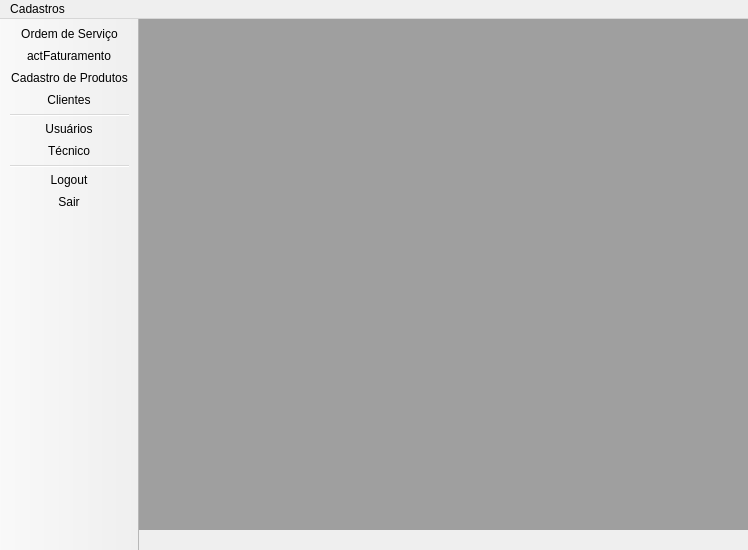
<?xml version="1.0" encoding="UTF-8"?>
<ui version="4.0">
 <class>MainMenu</class>
 <widget class="QMainWindow" name="MainMenu">
  <property name="geometry">
   <rect>
    <x>0</x>
    <y>0</y>
    <width>748</width>
    <height>550</height>
   </rect>
  </property>
  <property name="windowTitle">
   <string>Sistema de Estoque</string>
  </property>
  <property name="windowIcon">
   <iconset resource="../resource/icons.qrc">
    <normaloff>:/imagens/icons/1493109010_inventory-maintenance.png</normaloff>:/imagens/icons/1493109010_inventory-maintenance.png</iconset>
  </property>
  <property name="styleSheet">
   <string notr="true"/>
  </property>
  <widget class="QWidget" name="centralWidget">
   <property name="styleSheet">
    <string notr="true"/>
   </property>
   <widget class="QMdiArea" name="mdiArea">
    <property name="geometry">
     <rect>
      <x>0</x>
      <y>0</y>
      <width>751</width>
      <height>511</height>
     </rect>
    </property>
    <property name="styleSheet">
     <string notr="true"/>
    </property>
   </widget>
  </widget>
  <widget class="QMenuBar" name="menuBar">
   <property name="geometry">
    <rect>
     <x>0</x>
     <y>0</y>
     <width>748</width>
     <height>20</height>
    </rect>
   </property>
   <property name="nativeMenuBar">
    <bool>true</bool>
   </property>
   <widget class="QMenu" name="menuCadastros">
    <property name="title">
     <string>Cadastros</string>
    </property>
    <addaction name="actUser"/>
    <addaction name="actProd"/>
    <addaction name="actTec"/>
   </widget>
   <addaction name="menuCadastros"/>
  </widget>
  <widget class="QToolBar" name="mainToolBar">
   <property name="movable">
    <bool>false</bool>
   </property>
   <property name="iconSize">
    <size>
     <width>48</width>
     <height>48</height>
    </size>
   </property>
   <property name="floatable">
    <bool>false</bool>
   </property>
   <attribute name="toolBarArea">
    <enum>LeftToolBarArea</enum>
   </attribute>
   <attribute name="toolBarBreak">
    <bool>false</bool>
   </attribute>
   <addaction name="actOs"/>
   <addaction name="actionactFaturamento"/>
   <addaction name="actProd"/>
   <addaction name="actClie"/>
   <addaction name="separator"/>
   <addaction name="actUser"/>
   <addaction name="actTec"/>
   <addaction name="separator"/>
   <addaction name="actLogout"/>
   <addaction name="actSair"/>
  </widget>
  <action name="actUser">
   <property name="icon">
    <iconset resource="../resource/icons.qrc">
     <normaloff>:/imagens/icons/acessoclientes.png</normaloff>
     <normalon>:/imagens/1493108886_Accept-Male-User.png</normalon>:/imagens/icons/acessoclientes.png</iconset>
   </property>
   <property name="text">
    <string>Usuários</string>
   </property>
   <property name="toolTip">
    <string>Usuários</string>
   </property>
   <property name="shortcut">
    <string>Ctrl+Shift+U</string>
   </property>
   <property name="autoRepeat">
    <bool>false</bool>
   </property>
   <property name="visible">
    <bool>true</bool>
   </property>
  </action>
  <action name="actProd">
   <property name="icon">
    <iconset resource="../resource/icons.qrc">
     <normaloff>:/imagens/icons/1493109065_product.png</normaloff>
     <normalon>:/imagens/1493109059_product.png</normalon>:/imagens/icons/1493109065_product.png</iconset>
   </property>
   <property name="text">
    <string>Cadastro de Produtos</string>
   </property>
   <property name="shortcut">
    <string>Ctrl+Shift+P</string>
   </property>
  </action>
  <action name="actOs">
   <property name="icon">
    <iconset resource="../resource/icons.qrc">
     <normaloff>:/imagens/icons/1493108748_order-history.png</normaloff>:/imagens/icons/1493108748_order-history.png</iconset>
   </property>
   <property name="text">
    <string>Ordem de Serviço</string>
   </property>
   <property name="shortcut">
    <string>Ctrl+Alt+Shift+S</string>
   </property>
  </action>
  <action name="actClie">
   <property name="icon">
    <iconset resource="../resource/icons.qrc">
     <normaloff>:/imagens/icons/User.png</normaloff>:/imagens/icons/User.png</iconset>
   </property>
   <property name="text">
    <string>Clientes</string>
   </property>
   <property name="toolTip">
    <string>Clientes</string>
   </property>
  </action>
  <action name="actTec">
   <property name="icon">
    <iconset resource="../resource/icons.qrc">
     <normaloff>:/imagens/icons/tecnico.png</normaloff>:/imagens/icons/tecnico.png</iconset>
   </property>
   <property name="text">
    <string>Técnico</string>
   </property>
   <property name="shortcut">
    <string>Ctrl+Alt+Shift+T</string>
   </property>
  </action>
  <action name="actLogout">
   <property name="icon">
    <iconset resource="../resource/icons.qrc">
     <normaloff>:/imagens/icons/sign-out-logout-icon-0.png</normaloff>:/imagens/icons/sign-out-logout-icon-0.png</iconset>
   </property>
   <property name="text">
    <string>Logout</string>
   </property>
  </action>
  <action name="actSair">
   <property name="icon">
    <iconset resource="../resource/icons.qrc">
     <normaloff>:/imagens/icons/exit.png</normaloff>:/imagens/icons/exit.png</iconset>
   </property>
   <property name="text">
    <string>Sair</string>
   </property>
  </action>
  <action name="actionactFaturamento">
   <property name="icon">
    <iconset resource="../resource/icons.qrc">
     <normaloff>:/imagens/icons/fineceiro.png</normaloff>:/imagens/icons/fineceiro.png</iconset>
   </property>
   <property name="text">
    <string>actFaturamento</string>
   </property>
   <property name="toolTip">
    <string>Faturamento</string>
   </property>
   <property name="shortcut">
    <string>Ctrl+Alt+Shift+F</string>
   </property>
  </action>
 </widget>
 <layoutdefault spacing="6" margin="11"/>
 <resources>
  <include location="../resource/icons.qrc"/>
 </resources>
 <connections/>
</ui>
